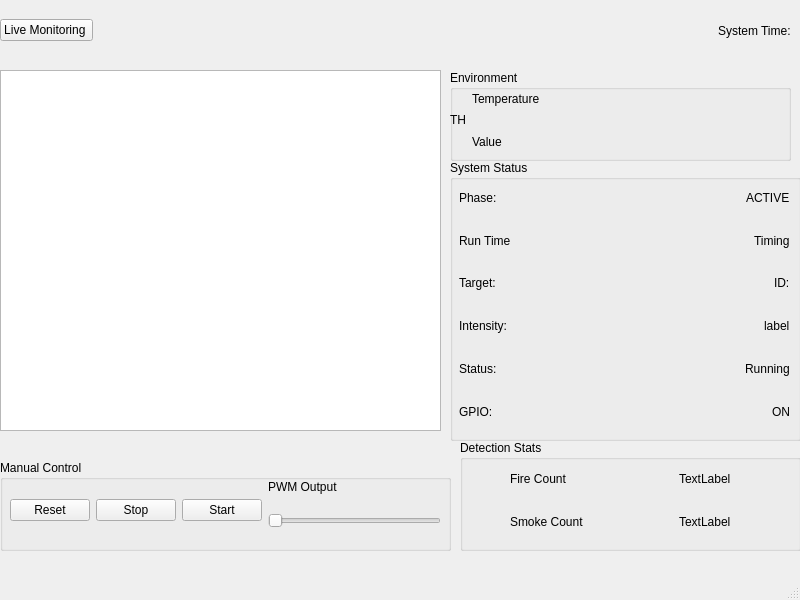
<?xml version="1.0" encoding="UTF-8"?>
<ui version="4.0">
 <class>MainWindow</class>
 <widget class="QMainWindow" name="MainWindow">
  <property name="geometry">
   <rect>
    <x>0</x>
    <y>0</y>
    <width>800</width>
    <height>600</height>
   </rect>
  </property>
  <property name="windowTitle">
   <string>MainWindow</string>
  </property>
  <widget class="QWidget" name="centralwidget">
   <widget class="QWidget" name="widget" native="true">
    <property name="geometry">
     <rect>
      <x>0</x>
      <y>70</y>
      <width>451</width>
      <height>381</height>
     </rect>
    </property>
    <widget class="QLabel" name="label_18">
     <property name="geometry">
      <rect>
       <x>20</x>
       <y>30</y>
       <width>54</width>
       <height>16</height>
      </rect>
     </property>
     <property name="text">
      <string>FPS:</string>
     </property>
    </widget>
    <widget class="QGraphicsView" name="graphicsView_2">
     <property name="geometry">
      <rect>
       <x>0</x>
       <y>0</y>
       <width>441</width>
       <height>361</height>
      </rect>
     </property>
    </widget>
   </widget>
   <widget class="QGroupBox" name="groupBox">
    <property name="geometry">
     <rect>
      <x>0</x>
      <y>460</y>
      <width>451</width>
      <height>91</height>
     </rect>
    </property>
    <property name="title">
     <string>Manual Control</string>
    </property>
    <widget class="QWidget" name="horizontalLayoutWidget_5">
     <property name="geometry">
      <rect>
       <x>10</x>
       <y>20</y>
       <width>431</width>
       <height>61</height>
      </rect>
     </property>
     <layout class="QHBoxLayout" name="horizontalLayout_8">
      <item>
       <widget class="QPushButton" name="pushButton_6">
        <property name="styleSheet">
         <string notr="true"/>
        </property>
        <property name="text">
         <string>Reset</string>
        </property>
       </widget>
      </item>
      <item>
       <widget class="QPushButton" name="pushButton_7">
        <property name="styleSheet">
         <string notr="true"/>
        </property>
        <property name="text">
         <string>Stop</string>
        </property>
       </widget>
      </item>
      <item>
       <widget class="QPushButton" name="pushButton_8">
        <property name="styleSheet">
         <string notr="true"/>
        </property>
        <property name="text">
         <string>Start</string>
        </property>
       </widget>
      </item>
      <item>
       <layout class="QVBoxLayout" name="verticalLayout_5">
        <item>
         <widget class="QLabel" name="label_19">
          <property name="text">
           <string>PWM Output</string>
          </property>
         </widget>
        </item>
        <item>
         <widget class="QSlider" name="horizontalSlider_2">
          <property name="sizePolicy">
           <sizepolicy hsizetype="Expanding" vsizetype="MinimumExpanding">
            <horstretch>0</horstretch>
            <verstretch>0</verstretch>
           </sizepolicy>
          </property>
          <property name="orientation">
           <enum>Qt::Horizontal</enum>
          </property>
         </widget>
        </item>
       </layout>
      </item>
     </layout>
    </widget>
   </widget>
   <widget class="QWidget" name="horizontalLayoutWidget">
    <property name="geometry">
     <rect>
      <x>0</x>
      <y>0</y>
      <width>791</width>
      <height>61</height>
     </rect>
    </property>
    <layout class="QHBoxLayout" name="horizontalLayout_14" stretch="0,0,0">
     <property name="sizeConstraint">
      <enum>QLayout::SetNoConstraint</enum>
     </property>
     <property name="leftMargin">
      <number>0</number>
     </property>
     <property name="bottomMargin">
      <number>0</number>
     </property>
     <item>
      <widget class="QPushButton" name="pushButton_2">
       <property name="text">
        <string>Live Monitoring </string>
       </property>
      </widget>
     </item>
     <item>
      <spacer name="horizontalSpacer_2">
       <property name="orientation">
        <enum>Qt::Horizontal</enum>
       </property>
       <property name="sizeHint" stdset="0">
        <size>
         <width>178</width>
         <height>54</height>
        </size>
       </property>
      </spacer>
     </item>
     <item>
      <widget class="QLabel" name="label_30">
       <property name="text">
        <string>System Time:</string>
       </property>
      </widget>
     </item>
    </layout>
   </widget>
   <widget class="QGroupBox" name="groupBox_3">
    <property name="geometry">
     <rect>
      <x>450</x>
      <y>160</y>
      <width>351</width>
      <height>281</height>
     </rect>
    </property>
    <property name="title">
     <string>System Status</string>
    </property>
    <widget class="QWidget" name="verticalLayoutWidget_5">
     <property name="geometry">
      <rect>
       <x>9</x>
       <y>19</y>
       <width>331</width>
       <height>251</height>
      </rect>
     </property>
     <layout class="QVBoxLayout" name="verticalLayout_6">
      <item>
       <layout class="QHBoxLayout" name="horizontalLayout_15">
        <item>
         <widget class="QLabel" name="label_31">
          <property name="sizePolicy">
           <sizepolicy hsizetype="Minimum" vsizetype="Preferred">
            <horstretch>0</horstretch>
            <verstretch>0</verstretch>
           </sizepolicy>
          </property>
          <property name="text">
           <string>Phase:</string>
          </property>
         </widget>
        </item>
        <item>
         <widget class="QLabel" name="label_32">
          <property name="sizePolicy">
           <sizepolicy hsizetype="Maximum" vsizetype="Preferred">
            <horstretch>0</horstretch>
            <verstretch>0</verstretch>
           </sizepolicy>
          </property>
          <property name="text">
           <string>ACTIVE</string>
          </property>
         </widget>
        </item>
       </layout>
      </item>
      <item>
       <layout class="QHBoxLayout" name="horizontalLayout_16">
        <item>
         <widget class="QLabel" name="label_33">
          <property name="sizePolicy">
           <sizepolicy hsizetype="Minimum" vsizetype="Preferred">
            <horstretch>0</horstretch>
            <verstretch>0</verstretch>
           </sizepolicy>
          </property>
          <property name="text">
           <string>Run Time</string>
          </property>
         </widget>
        </item>
        <item>
         <widget class="QLabel" name="label_34">
          <property name="sizePolicy">
           <sizepolicy hsizetype="Maximum" vsizetype="Preferred">
            <horstretch>0</horstretch>
            <verstretch>0</verstretch>
           </sizepolicy>
          </property>
          <property name="text">
           <string>Timing</string>
          </property>
         </widget>
        </item>
       </layout>
      </item>
      <item>
       <layout class="QHBoxLayout" name="horizontalLayout_17">
        <item>
         <widget class="QLabel" name="label_35">
          <property name="sizePolicy">
           <sizepolicy hsizetype="Minimum" vsizetype="Preferred">
            <horstretch>0</horstretch>
            <verstretch>0</verstretch>
           </sizepolicy>
          </property>
          <property name="text">
           <string>Target:</string>
          </property>
         </widget>
        </item>
        <item>
         <widget class="QLabel" name="label_36">
          <property name="sizePolicy">
           <sizepolicy hsizetype="Maximum" vsizetype="Preferred">
            <horstretch>0</horstretch>
            <verstretch>0</verstretch>
           </sizepolicy>
          </property>
          <property name="text">
           <string>ID:</string>
          </property>
         </widget>
        </item>
       </layout>
      </item>
      <item>
       <layout class="QHBoxLayout" name="horizontalLayout_18">
        <item>
         <widget class="QLabel" name="label_37">
          <property name="sizePolicy">
           <sizepolicy hsizetype="Minimum" vsizetype="Preferred">
            <horstretch>0</horstretch>
            <verstretch>0</verstretch>
           </sizepolicy>
          </property>
          <property name="text">
           <string>Intensity:</string>
          </property>
         </widget>
        </item>
        <item>
         <widget class="QLabel" name="label_38">
          <property name="sizePolicy">
           <sizepolicy hsizetype="Maximum" vsizetype="Preferred">
            <horstretch>0</horstretch>
            <verstretch>0</verstretch>
           </sizepolicy>
          </property>
          <property name="text">
           <string>label</string>
          </property>
         </widget>
        </item>
       </layout>
      </item>
      <item>
       <layout class="QHBoxLayout" name="horizontalLayout_19">
        <item>
         <widget class="QLabel" name="label_39">
          <property name="sizePolicy">
           <sizepolicy hsizetype="Minimum" vsizetype="Preferred">
            <horstretch>0</horstretch>
            <verstretch>0</verstretch>
           </sizepolicy>
          </property>
          <property name="text">
           <string>Status:</string>
          </property>
         </widget>
        </item>
        <item>
         <widget class="QLabel" name="label_40">
          <property name="sizePolicy">
           <sizepolicy hsizetype="Maximum" vsizetype="Preferred">
            <horstretch>0</horstretch>
            <verstretch>0</verstretch>
           </sizepolicy>
          </property>
          <property name="text">
           <string>Running</string>
          </property>
         </widget>
        </item>
       </layout>
      </item>
      <item>
       <layout class="QHBoxLayout" name="horizontalLayout_20">
        <item>
         <widget class="QLabel" name="label_41">
          <property name="sizePolicy">
           <sizepolicy hsizetype="Minimum" vsizetype="Preferred">
            <horstretch>0</horstretch>
            <verstretch>0</verstretch>
           </sizepolicy>
          </property>
          <property name="text">
           <string>GPIO:</string>
          </property>
         </widget>
        </item>
        <item>
         <widget class="QLabel" name="label_42">
          <property name="sizePolicy">
           <sizepolicy hsizetype="Maximum" vsizetype="Preferred">
            <horstretch>0</horstretch>
            <verstretch>0</verstretch>
           </sizepolicy>
          </property>
          <property name="text">
           <string>ON</string>
          </property>
         </widget>
        </item>
       </layout>
      </item>
     </layout>
    </widget>
   </widget>
   <widget class="QGroupBox" name="groupBox_4">
    <property name="geometry">
     <rect>
      <x>460</x>
      <y>440</y>
      <width>341</width>
      <height>111</height>
     </rect>
    </property>
    <property name="title">
     <string>Detection Stats</string>
    </property>
    <widget class="QWidget" name="verticalLayoutWidget_6">
     <property name="geometry">
      <rect>
       <x>50</x>
       <y>20</y>
       <width>221</width>
       <height>80</height>
      </rect>
     </property>
     <layout class="QVBoxLayout" name="verticalLayout_7">
      <item>
       <layout class="QHBoxLayout" name="horizontalLayout_21">
        <item>
         <widget class="QLabel" name="label_43">
          <property name="sizePolicy">
           <sizepolicy hsizetype="Preferred" vsizetype="Preferred">
            <horstretch>0</horstretch>
            <verstretch>0</verstretch>
           </sizepolicy>
          </property>
          <property name="text">
           <string>Fire Count</string>
          </property>
         </widget>
        </item>
        <item>
         <widget class="QLabel" name="label_44">
          <property name="sizePolicy">
           <sizepolicy hsizetype="Maximum" vsizetype="Preferred">
            <horstretch>0</horstretch>
            <verstretch>0</verstretch>
           </sizepolicy>
          </property>
          <property name="text">
           <string>TextLabel</string>
          </property>
         </widget>
        </item>
       </layout>
      </item>
      <item>
       <layout class="QHBoxLayout" name="horizontalLayout_22">
        <item>
         <widget class="QLabel" name="label_45">
          <property name="sizePolicy">
           <sizepolicy hsizetype="Preferred" vsizetype="Preferred">
            <horstretch>0</horstretch>
            <verstretch>0</verstretch>
           </sizepolicy>
          </property>
          <property name="text">
           <string>Smoke Count</string>
          </property>
         </widget>
        </item>
        <item>
         <widget class="QLabel" name="label_46">
          <property name="sizePolicy">
           <sizepolicy hsizetype="Maximum" vsizetype="Preferred">
            <horstretch>0</horstretch>
            <verstretch>0</verstretch>
           </sizepolicy>
          </property>
          <property name="text">
           <string>TextLabel</string>
          </property>
         </widget>
        </item>
       </layout>
      </item>
     </layout>
    </widget>
   </widget>
   <widget class="QWidget" name="widget_2" native="true">
    <property name="geometry">
     <rect>
      <x>0</x>
      <y>560</y>
      <width>821</width>
      <height>51</height>
     </rect>
    </property>
    <widget class="QWidget" name="horizontalLayoutWidget_6">
     <property name="geometry">
      <rect>
       <x>0</x>
       <y>0</y>
       <width>811</width>
       <height>51</height>
      </rect>
     </property>
     <layout class="QHBoxLayout" name="horizontalLayout_23">
      <item>
       <widget class="QLabel" name="label_47">
        <property name="text">
         <string>Device: RK RV1126B</string>
        </property>
       </widget>
      </item>
      <item>
       <widget class="QLabel" name="label_48">
        <property name="text">
         <string>Model:</string>
        </property>
       </widget>
      </item>
      <item>
       <widget class="QLabel" name="label_49">
        <property name="text">
         <string>Resolution:</string>
        </property>
       </widget>
      </item>
      <item>
       <widget class="QLabel" name="label_50">
        <property name="sizePolicy">
         <sizepolicy hsizetype="Maximum" vsizetype="Preferred">
          <horstretch>0</horstretch>
          <verstretch>0</verstretch>
         </sizepolicy>
        </property>
        <property name="text">
         <string>Sensor:</string>
        </property>
       </widget>
      </item>
      <item>
       <widget class="QLabel" name="label_51">
        <property name="sizePolicy">
         <sizepolicy hsizetype="Minimum" vsizetype="Preferred">
          <horstretch>0</horstretch>
          <verstretch>0</verstretch>
         </sizepolicy>
        </property>
        <property name="text">
         <string>Connected</string>
        </property>
       </widget>
      </item>
     </layout>
    </widget>
   </widget>
   <widget class="QGroupBox" name="groupBox_2">
    <property name="geometry">
     <rect>
      <x>450</x>
      <y>70</y>
      <width>341</width>
      <height>91</height>
     </rect>
    </property>
    <property name="title">
     <string>Environment</string>
    </property>
    <widget class="QWidget" name="horizontalLayoutWidget_7">
     <property name="geometry">
      <rect>
       <x>0</x>
       <y>10</y>
       <width>341</width>
       <height>80</height>
      </rect>
     </property>
     <layout class="QHBoxLayout" name="horizontalLayout_24">
      <item>
       <widget class="QLabel" name="label_52">
        <property name="sizePolicy">
         <sizepolicy hsizetype="Maximum" vsizetype="Preferred">
          <horstretch>0</horstretch>
          <verstretch>0</verstretch>
         </sizepolicy>
        </property>
        <property name="text">
         <string>TH</string>
        </property>
       </widget>
      </item>
      <item>
       <layout class="QVBoxLayout" name="verticalLayout_8">
        <item>
         <widget class="QLabel" name="label_53">
          <property name="sizePolicy">
           <sizepolicy hsizetype="Preferred" vsizetype="Preferred">
            <horstretch>0</horstretch>
            <verstretch>0</verstretch>
           </sizepolicy>
          </property>
          <property name="text">
           <string>Temperature</string>
          </property>
         </widget>
        </item>
        <item>
         <widget class="QLabel" name="label_54">
          <property name="sizePolicy">
           <sizepolicy hsizetype="Expanding" vsizetype="Preferred">
            <horstretch>0</horstretch>
            <verstretch>0</verstretch>
           </sizepolicy>
          </property>
          <property name="text">
           <string>Value</string>
          </property>
         </widget>
        </item>
       </layout>
      </item>
     </layout>
    </widget>
   </widget>
  </widget>
  <widget class="QMenuBar" name="menubar">
   <property name="geometry">
    <rect>
     <x>0</x>
     <y>0</y>
     <width>800</width>
     <height>21</height>
    </rect>
   </property>
  </widget>
  <widget class="QStatusBar" name="statusbar"/>
 </widget>
 <resources/>
 <connections/>
</ui>
